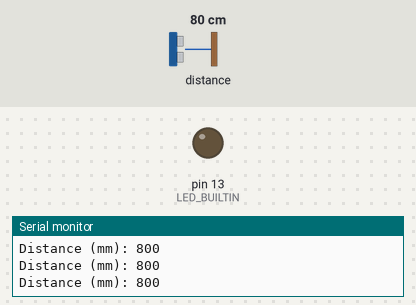
Recording of a sketch running on a simulated Arduino Uno, built with avr-gcc and run on an emulated ATmega328P. Shown: output pins drawn as LEDs (lit = HIGH), the last lines printed to the serial monitor. The test bench sets the inputs (shaded band); at power-on: distance to the obstacle 80 cm.

Above: at 1.2 s.
1.3 s: distance to the obstacle set to 22 cm
2.8 s: distance to the obstacle set to 17 cm
At 3.1 s:
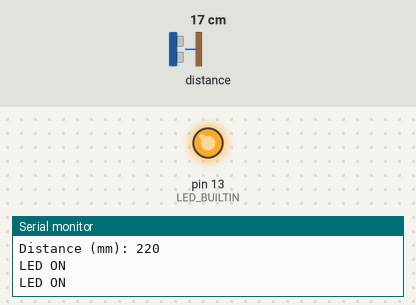
4.3 s: distance to the obstacle set to 35 cm
At 5.4 s:
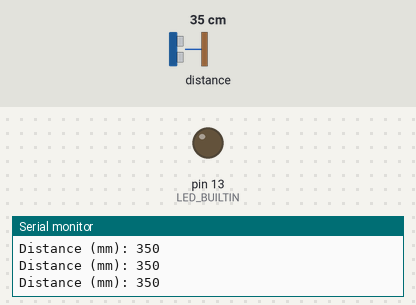
5.8 s: distance to the obstacle set to 2 cm
At 6.7 s:
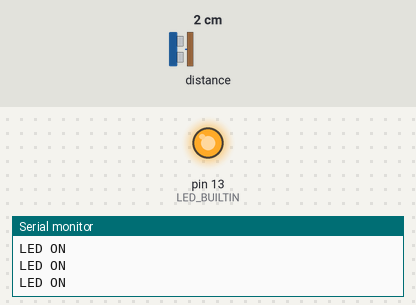
Timing chart, 0 to 8.4 s (numbered marks = the images above; inputs shaded):
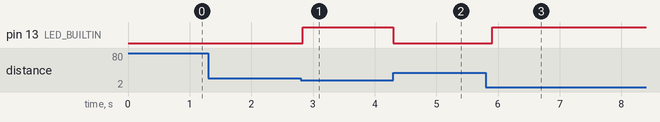

The sketch:

vl53l0x.ino
```cpp
#include "Adafruit_VL53L0X.h"

Adafruit_VL53L0X lox = Adafruit_VL53L0X();

float maxdist = 200; // дистанция, при которой включается нагрузка

void setup() {
  Serial.begin(115200);
  pinMode(LED_BUILTIN, OUTPUT);
  while (! Serial) {
    delay(1);
  }

  Serial.println("Adafruit VL53L0X");
  if (!lox.begin()) {
    Serial.println(F("Failed to boot VL53L0X"));
    while(1);
  }
  Serial.println(F("VL53L0X API\n\n"));
}

void loop() {

  VL53L0X_RangingMeasurementData_t measure;

  // Serial.print("Reading a measurement... ");
  lox.rangingTest(&measure, false);

  int dist = measure.RangeMilliMeter;

  if (measure.RangeStatus != 4)
    if (dist < maxdist) {
      Serial.println("LED ON");
      digitalWrite(LED_BUILTIN, HIGH);
    }
    else {
      Serial.print("Distance (mm): "); Serial.println(dist);
      digitalWrite(LED_BUILTIN, LOW);
    }
  else {
    Serial.println("out of range");
    digitalWrite(LED_BUILTIN, LOW);
  }
  delay(100);
}
```

Measured:
- the behaviour switches between 20 and 19 cm on distance to the obstacle (found by bisection; images 0 and 1)
- after the input at 2.8 s, pin 13 (LED_BUILTIN): LOW → HIGH at once
- after the input at 4.3 s, pin 13 (LED_BUILTIN): HIGH → LOW at once
- after the input at 5.8 s, pin 13 (LED_BUILTIN): LOW → HIGH after 0.10 s
